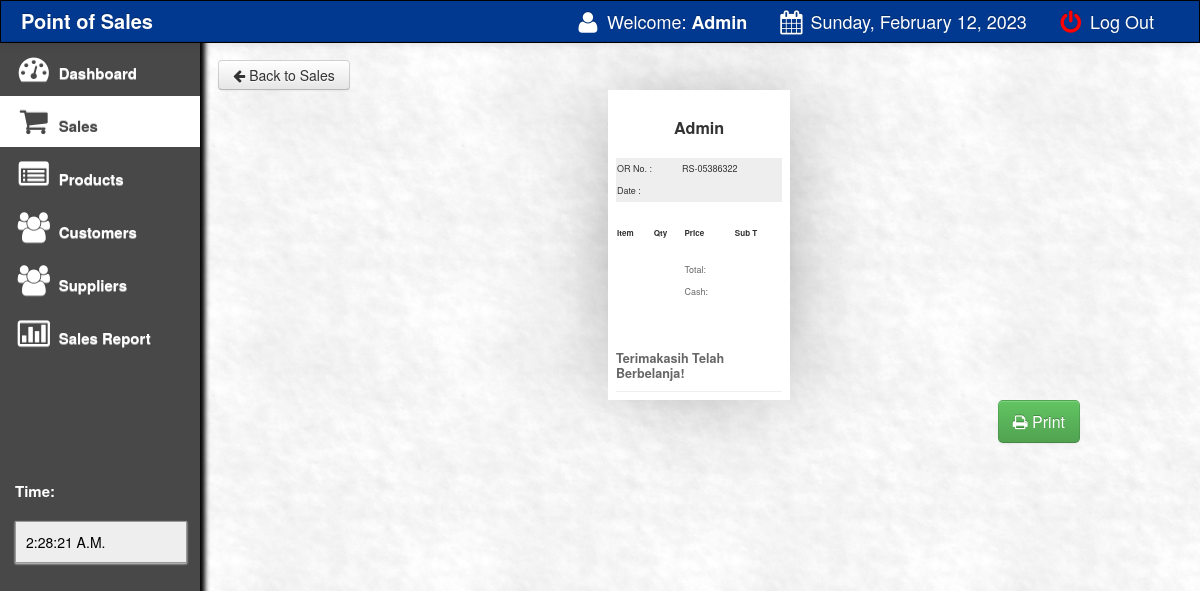
The app's page /main/preview_kecil2.php?invoice=RS-05386322 (signed in), older data.
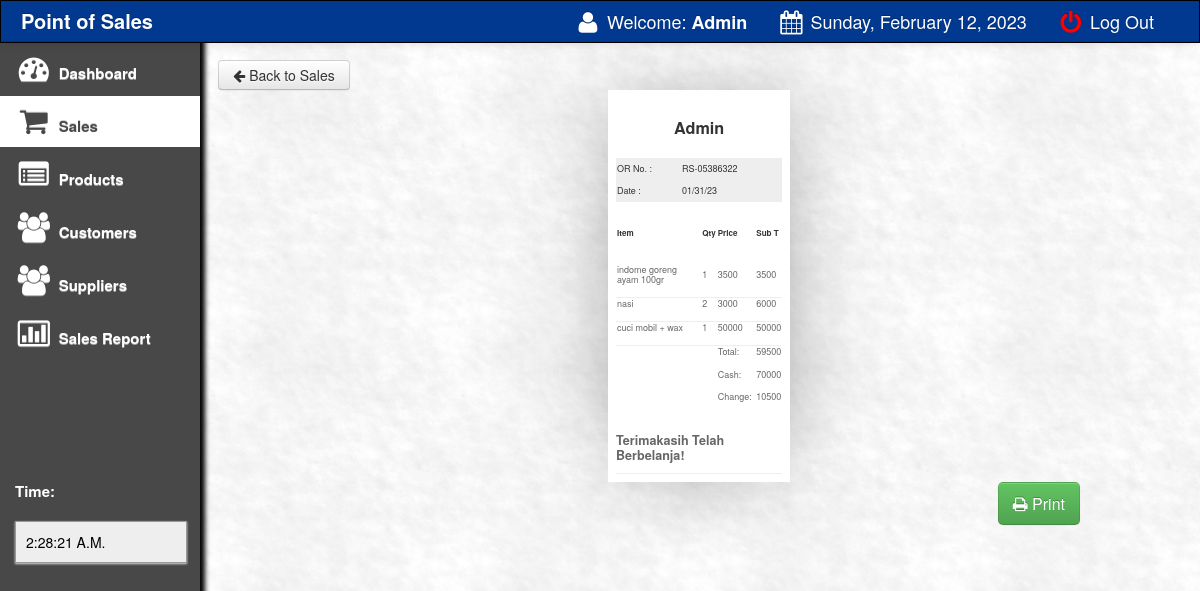
The same page, newer data.
### tables this page shows
CREATE TABLE `sales` (
  `transaction_id` int(11) NOT NULL,
  `invoice_number` varchar(100) NOT NULL,
  `cashier` varchar(100) NOT NULL,
  `date` varchar(100) NOT NULL,
  `type` varchar(100) NOT NULL,
  `amount` varchar(100) NOT NULL,
  `profit` varchar(100) NOT NULL,
  `due_date` varchar(100) NOT NULL,
  `name` varchar(100) NOT NULL,
  `balance` varchar(100) NOT NULL,
  `nama_toko` varchar(100) NOT NULL
);

CREATE TABLE `sales_order` (
  `transaction_id` int(11) NOT NULL,
  `invoice` varchar(100) NOT NULL,
  `product` varchar(100) NOT NULL,
  `qty` varchar(100) NOT NULL,
  `amount` varchar(100) NOT NULL,
  `profit` varchar(100) NOT NULL,
  `product_code` varchar(150) NOT NULL,
  `gen_name` varchar(200) NOT NULL,
  `name` varchar(200) NOT NULL,
  `price` varchar(100) NOT NULL,
  `discount` varchar(100) NOT NULL,
  `date` varchar(500) NOT NULL
);

### main/preview_kecil2.php (the view, shortened to what the changed rows need)
<!DOCTYPE html>
<html>
<head>
 <link href="css/bootstrap.css" rel="stylesheet">
    <link rel="stylesheet" type="text/css" href="css/DT_bootstrap.css">
  <link rel="stylesheet" href="css/font-awesome.min.css">
    <link href="css/bootstrap-responsive.css" rel="stylesheet">
<link href="../style.css" media="screen" rel="stylesheet" type="text/css" />
<link href="src/facebox.css" media="screen" rel="stylesheet" type="text/css" />
<?php
$invoice=$_GET['invoice'];
include('../connect.php');
$result = $db->prepare("SELECT * FROM sales WHERE invoice_number= :userid");
$result->bindParam(':userid', $invoice);
$result->execute();
for($i=0; $row = $result->fetch(); $i++){
$invoice=$row['invoice_number'];
$date=$row['date'];
$cash=$row['due_date'];
$pt=$row['type'];
$am=$row['amount'];
if($pt=='cash'){
$cash=$row['due_date'];
$amount=$cash-$am;
}
}
?>
<body>
	<div class="container-fluid">
      <div class="row-fluid">
	<div class="span10">
<div id="content">
	<div id="invoice-POS">
    <center>
      <h2><?php echo $_SESSION['SESS_FIRST_NAME'] ?></h2>
    </center>
    <div id="bot">
                    <div id="table">
                    	<table>
							<tr class="tabletitle">
								<td>OR No. :</td>
								<td><?php echo $invoice ?></td>
							</tr>
							<tr class="tabletitle">
								<td>Date :</td>
								<td><?php echo $date ?></td>
							</tr>
						</table>
                        <table>
                            <tr class="tableitem">
                                <td class="itemtext"><h2>Item</h2></td>
                                <td class="itemtext"><h2>Qty</h2></td>
                                <td class="itemtext"><h2>Price</h2></td>
                                <td class="itemtext"><h2>Sub T</h2></td>
                            </tr>
                            <?php
								$id=$_GET['invoice'];
								$result = $db->prepare("SELECT * FROM sales_order WHERE invoice= :userid");
								$result->bindParam(':userid', $id);
								$result->execute();
								for($i=0; $row = $result->fetch(); $i++){
							?>
 							<tr class="service">
				<td class="tableitem"><p class="itemtext"><?php echo $row['gen_name']; ?></p></td>
				<td><p class="itemtext"><?php echo $row['qty']; ?></p></td>
				<td><p class="itemtext">
				<?php
				$ppp=$row['price'];
				echo $ppp;
				?>
				</p>
				</td>
				<td><p class="itemtext">
				<?php
				$dfdf=$row['amount'];
				echo $dfdf;
				?>
				</p>
				</td>
				</tr>
				<?php
					}
				?>
                            <tr class="tableitem">
                                <td class="payment"><p class="itemtext">
                                	<?php
										$sdsd=$_GET['invoice'];
										$resultas = $db->prepare("SELECT sum(amount) FROM sales_order WHERE invoice= :a");
										$resultas->bindParam(':a', $sdsd);
										$resultas->execute();
										for($i=0; $rowas = $resultas->fetch(); $i++){
										$fgfg=$rowas['sum(amount)'];
										echo $fgfg;
										}
										?>
                                </p></td>
                            </tr>
                            <tr class="tableitem">
                                <td class="tableitem"><p class="itemtext">
                                	<?php
									echo $cash;
									?>
                                </p></td>
                            </tr>
                            <tr class="tableitem">
                                <td class="tableitem"><p class="itemtext">
                                	<?php
										if($pt=='cash'){
										echo 'Change:';
										}
									?>&nbsp;
                                </p></td>
                                <td class="tableitem"><p class="itemtext">
                                	<?php
										if($pt=='cash'){
										echo $amount;
										}
									?>
                                </p></td>
                            </tr>
                        </table>
                    </div>
                </div>
  </div>
	</div>
</div>
</div>

Row changes from the older to the newer data that the page shows:
added sales: invoice_number "RS-05386322", date "01/31/23", due_date "70000", amount "10500"
added sales_order: gen_name "indome goreng ayam 100gr", qty "1", price "3500", amount "3500"
added sales_order: gen_name "nasi", qty "2", price "3000", amount "6000"
added sales_order: gen_name "cuci mobil + wax", qty "1", price "50000", amount "50000"
Text that changed along with them:
$invoice: "RS-05386322" → (not shown)
new list line: "59500"
text now shown: "Change:"
